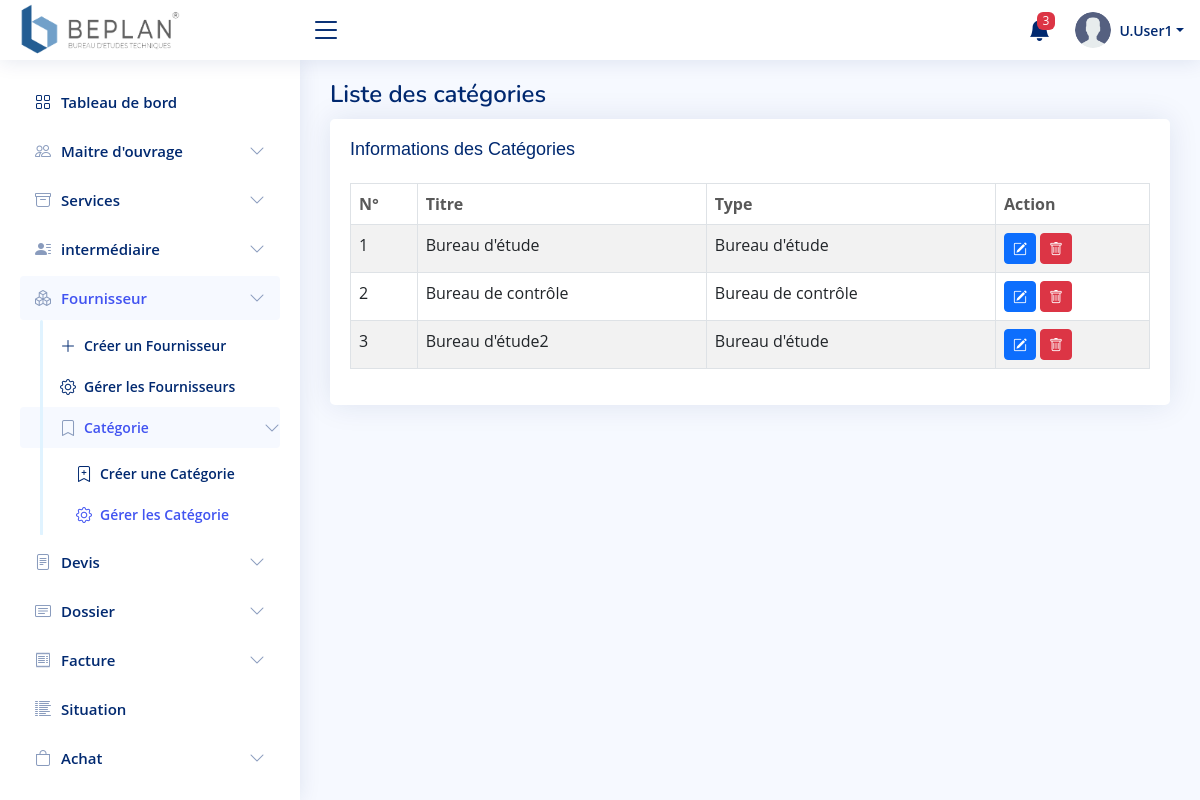
Screenshot of /category-list.php (signed in) with the database file from the repository.
### tables this page shows
CREATE TABLE `users` (
  `id` int(11) NOT NULL,
  `prenom` varchar(50) NOT NULL,
  `nom` varchar(50) NOT NULL,
  `email` varchar(100) DEFAULT NULL,
  `tel` varchar(15) DEFAULT NULL,
  `username` varchar(50) NOT NULL,
  `password` varchar(255) NOT NULL,
  `date` datetime NOT NULL DEFAULT current_timestamp(),
  `last_login` datetime NOT NULL,
  `status` tinyint(1) NOT NULL DEFAULT 1
);

CREATE TABLE `supp_category` (
  `id` int(11) NOT NULL,
  `title` varchar(255) NOT NULL,
  `type` varchar(255) NOT NULL
);

### functions.php (called while the page is built, shortened)
<?php
function getUserRoleId($user_id){
    $cnx = new mysqli(DATABASE_HOST,DATABASE_USER, DATABASE_PASS,DATABASE_NAME);
    $query ="SELECT * FROM `user_role` WHERE `user_id` = $user_id";
    $res = mysqli_query($cnx,$query);
    $row = mysqli_fetch_assoc($res);
    $role_id = $row["role_id"];
    return $role_id;
}
function getUser($user_id){
    $cnx = new mysqli(DATABASE_HOST,DATABASE_USER, DATABASE_PASS,DATABASE_NAME);
    $query = "SELECT * FROM `users` WHERE `id`= '$user_id'";
    $res = mysqli_query($cnx, $query);
    $row = mysqli_fetch_assoc($res);
    return $row;
}
function getNotifCount(){
    $cnx = new mysqli(DATABASE_HOST,DATABASE_USER, DATABASE_PASS,DATABASE_NAME);
    $query = "CALL `sp_getNotifications`();";
    $res = mysqli_query($cnx, $query);
    $num = mysqli_num_rows($res);
    return $num + notifInvNumRows() ;
}
function notifInvNumRows(){
    $cnx = new mysqli(DATABASE_HOST,DATABASE_USER, DATABASE_PASS,DATABASE_NAME);
    $query = "CALL `sp_getInvoiceNotifications`();";
    $res = mysqli_query($cnx, $query);
    $num = mysqli_num_rows($res);
    return $num;
}
function getSuppCatData(){
    $cnx = new mysqli(DATABASE_HOST,DATABASE_USER, DATABASE_PASS,DATABASE_NAME);
    $query = "SELECT * FROM `supp_category`";
    $res = mysqli_query($cnx,$query);
    return $res;
}
?>

### check-role.php (called while the page is built)
<?php
$user_id = $_SESSION['user_id'];
$role_id = getUserRoleId($user_id);
$role = new Role();
$role = $role->getRolePerms($role_id);
?>

### classes/role.class.php (called while the page is built, shortened)
<?php
class Role{
    public $permissions;
    public function __construct()
    {
        $this->permissions=array();
    }
    public static function getRolePerms($roleid){
        $cnx = new mysqli(DATABASE_HOST,DATABASE_USER, DATABASE_PASS,DATABASE_NAME);
        $role = new Role();
        $query = "SELECT t2.perm_desc FROM `role_perm` as t1
                  JOIN `permissions` as t2 ON t1.perm_id = t2.id
                  WHERE t1.role_id = $roleid";
        $res = mysqli_query($cnx,$query);
        while($row = mysqli_fetch_assoc($res)){
            $role->permissions[$row['perm_desc']] = true;
        }
        return $role;
    }
    public function hasPerm($permission){
        return isset($this->permissions[$permission]);
    }
}
?>

### category-list.php (the view, shortened to what this page needs)
<?php
include 'header.php';
?>
<div class="pagetitle">
    <h1>Liste des catégories </h1>
</div>
<section class="section">
    <div class="row">
        <div class="col-lg-12">
            <div class="card">
                <div class="card-body">
                    <h3 class="card-title">Informations des Catégories </h3>
                    <div class="tab-content" id="category-content">
                        <div class="overflow-auto">
                            <div>
                                <table id="suppCatTable" class="table table-hover table-bordered table-striped" style="width:100%">
                                    <thead>
                                        <tr>
                                            <th>
                                                <a href="#">N°</a>
                                            </th>
                                            <th>
                                                <a href="#">Titre</a>
                                            </th>
                                            <th>
                                                <a href="#">Type</a>
                                            </th>
                                            <th>
                                                <a href="#">Action</a>
                                            </th>
                                        </tr>
                                    </thead>
                                    <tbody>
                                        <?php
                                            $res = getSuppCatData();
                                            $check_edit =  ($role->hasPerm('edit broker')) ? "":"hide-element";
                                            $check_delete = ($role->hasPerm('delete broker')) ? "":"hide-element";
                                            $number = 1;
                                            $html = '';
                                            while($row = mysqli_fetch_assoc($res)){
                                                $html .= '<tr>';
                                                $html .= '<td>'.$number.'</td>';
                                                $html .= '<td>'.$row['title'].'</td>';
                                                $html .= '<td>'.$row['type'].'</td>';
                                                $html .= '  <td>
                                                                <a href="javascript:void(0);" data-id="'.$row['id'].'" class="btn btn-primary btn-sm editSuppCatBtn '.$check_edit.' " title="Modifier Catégorie" ><span><i class="bi bi-pencil-square"></i></span></a>
                                                                <a href = "javascript:void(0);" data-id="'.$row['id'].'"  class=" btn btn-danger btn-sm deleteSuppCatBtn '.$check_delete.' " title="Supprimer Catégorie" ><span><i class="bi bi-trash"></i></span></a>
                                                            </td>';
                                                $html .= '</tr>';
                                                $number++;
                                            }
                                            echo $html;
                                        ?>
                                    </tbody>
                                </table>
                            </div>
                        </div>
                    </div>
                </div>
            </div>
        </div>
    </div>
</section>
<?php include 'footer.php'; ?>

### header.php (shortened to what this page needs)
<?php
$page = substr($_SERVER["SCRIPT_NAME"], strrpos($_SERVER["SCRIPT_NAME"], "/") + 1);
include 'functions.php';
include 'check-role.php';
?>
<!DOCTYPE html>
<html lang="en">
<head>
    <link href="https://cdn.jsdelivr.net/npm/bootstrap@5.2.2/dist/css/bootstrap.min.css" rel="stylesheet">
    <link rel="stylesheet" href="css/styles.css">
    <link rel="stylesheet" href="https://cdnjs.cloudflare.com/ajax/libs/font-awesome/6.2.0/css/all.min.css" />
    <link rel="stylesheet" href="https://cdn.jsdelivr.net/npm/bootstrap-icons@1.9.1/font/bootstrap-icons.css">
    <link rel="stylesheet" href="https://cdn.datatables.net/1.12.1/css/jquery.dataTables.min.css">
    <link rel="stylesheet" type="text/css" href="https://cdn.jsdelivr.net/npm/daterangepicker/daterangepicker.css" />
</head>
<body onload="total_R()">
    <header id="header" class="header fixed-top d-flex align-items-center">
        <div class="d-flex align-items-center justify-content-between">
            <a href="#" class="logo d-flex align-items-center">
                <img src="images/BeplanLogo.png" alt="" class="img-fluid">
            </a>
            <i class="bi bi-list toggle-sidebar-btn"></i>
        </div>
        <nav class="header-nav ms-auto">
            <ul class="d-flex align-items-center">
                <a class="nav-link nav-icon <?= ($role->hasPerm('show notifications')) ? "" : "hide-element" ?>" href="notifications.php" title="Notification">
                    <i class="bi bi-bell-fill"></i>
                    <span class="badge bg-danger badge-number <?= (getNotifCount() == "0") ? "hide-element" : ''; ?> "><?= getNotifCount() ?></span>
                </a>
                <li class="nav-item dropdown pe-3">
                    <a class="nav-link nav-profile d-flex align-items-center pe-0" href="#" data-bs-toggle="dropdown">
                        <img src="images/userImage.png" alt="Profile" class="img-fluid rounded-circle">
                        <?php
                            $user_id = $_SESSION["user_id"];
                            $userInfo = getUser($user_id);
                        ?>
                        <span class="d-none d-md-block dropdown-toggle ps-2"><?= ucfirst(str_split($userInfo["prenom"])[0]) . '.' . ucfirst($userInfo['nom']);?></span>
                    </a>
                </li>
            </ul>
        </nav>
    </header>
    <aside id="sidebar" class="sidebar">
        <ul class="sidebar-nav" id="sidebar-nav">
            <li class="nav-item">
                <a class="nav-link <?= $page == 'dashboard.php' ? 'active' : '' ?> " href="dashboard.php">
                    <i class="bi bi-grid"></i>
                    <span>Tableau de bord</span>
                </a>
            </li>
            <li class="nav-item <?= ($role->hasPerm('show client') || $role->hasPerm('create client')) ? "" : "hide-element" ?> ">
                <a class="nav-link collapsed <?= $page == 'customer-add.php' || $page == 'customer-view.php' ? 'active' : '' ?> " data-bs-target="#customers-nav" data-bs-toggle="collapse" href="#">
                    <i class="bi bi-people"></i><span>Maitre d'ouvrage </span><i class="bi bi-chevron-down ms-auto"></i>
                </a>
            </li>
            <li class="nav-item <?= ($role->hasPerm('show service') || $role->hasPerm('create service')) ? "" : "hide-element" ?>">
                <a class="nav-link collapsed <?= $page == 'services.php' || $page == 'services-view.php' ? 'active' : '' ?>" data-bs-target="#services-nav" data-bs-toggle="collapse" href="#">
                    <i class="bi bi-archive"></i><span>Services</span><i class="bi bi-chevron-down ms-auto"></i>
                </a>
            </li>
            <li class="nav-item <?= ($role->hasPerm('show broker') || $role->hasPerm('create broker')) ? "" : "hide-element" ?>">
                <a class="nav-link collapsed <?= $page == 'broker.php' || $page == 'broker-view.php' ? 'active' : '' ?>" data-bs-target="#broker-nav" data-bs-toggle="collapse" href="#">
                    <i class="bi bi-person-lines-fill"></i><span>intermédiaire</span><i class="bi bi-chevron-down ms-auto"></i>
                </a>
            </li>
            <li class="nav-item ">
                <a class="nav-link collapsed <?= $page == 'supplier.php' || $page == 'supplier-list.php' || $page == 'category.php' || $page == 'category-list.php' ? 'active' : '' ?>" data-bs-target="#supplier-nav" data-bs-toggle="collapse" href="#">
                    <i class="bi bi-boxes"></i><span>Fournisseur</span><i class="bi bi-chevron-down ms-auto"></i>
                </a>
                <ul id="supplier-nav" class="nav-content collapse <?= $page == 'supplier.php' || $page == 'supplier-list.php' || $page == 'category.php' || $page == 'category-list.php' ? 'show' : '' ?>" data-bs-parent="#sidebar-nav">
                    <li>
                        <a href="supplier.php" class="<?= $page == 'supplier.php' ? 'active' : '' ?>">
                            <i class="bi bi-plus-lg"></i><span>Créer un Fournisseur</span>
                        </a>
                    </li>
                    <li>
                        <a href="supplier-list.php" class="<?= $page == 'supplier-list.php' ? 'active' : '' ?>">
                            <i class="bi bi-gear"></i><span>Gérer les Fournisseurs</span>
                        </a>
                    </li>
                    <li class="nav-item ">
                        <a class="nav-link collapsed <?= $page == 'category.php' || $page == 'category-list.php' ? 'active' : '' ?>" data-bs-target="#cat-nav" data-bs-toggle="collapse" href="#">
                            <i class="bi bi-bookmark"></i><span>Catégorie</span><i class="bi bi-chevron-down ms-auto"></i>
                        </a>
                        <ul id="cat-nav" class="nav-content collapse <?= $page == 'category.php' || $page == 'category-list.php' ? 'show' : '' ?>" data-bs-parent="#supplier-nav">
                            <li>
                                <a href="category.php" class="ms-3 <?= $page == 'category.php' ? 'active' : '' ?>">
                                    <i class="bi bi-bookmark-plus"></i><span>Créer une Catégorie</span>
                                </a>
                            </li>
                            <li>
                                <a href="category-list.php" class="ms-3 <?= $page == 'category-list.php' ? 'active' : '' ?>">
                                    <i class="bi bi-gear"></i><span>Gérer les Catégorie</span>
                                </a>
                            </li>
                        </ul>
                    </li>
                </ul>
            </li>
            <li class="nav-item <?= ($role->hasPerm('show devis') || $role->hasPerm('create devis')) ? "" : "hide-element" ?>">
                <a class="nav-link collapsed <?= $page == 'devis.php' || $page == 'devis-view.php' || $page == 'devis-edit.php' || $page == 'devis-show.php' || $page =='payments.php' || $page == 'payment-create.php' ? 'active' : '' ?>" data-bs-target="#devis-nav" data-bs-toggle="collapse" href="#">
                    <i class="bi bi-file-text"></i><span>Devis</span><i class="bi bi-chevron-down ms-auto"></i>
                </a>
            </li>
            <li class="nav-item">
                <a class="nav-link collapsed <?= $page == 'dossier.php' || $page == 'dossier-view.php' || $page == 'dossier-show.php'  ? 'active' : '' ?>" " data-bs-target="#dossier-nav" data-bs-toggle="collapse" href="#">
                    <i class="bi bi-card-text"></i><span>Dossier</span><i class="bi bi-chevron-down ms-auto"></i>
                </a>
            </li>
            <li class="nav-item <?= ($role->hasPerm('show invoice') || $role->hasPerm('create invoice')) ? "" : "hide-element" ?>">
                <a class="nav-link collapsed <?= $page == 'invoice-create.php' || $page == 'invoice-list.php' || $page == 'invoice-edit.php' || $page == 'invoice-view.php'  ? 'active' : '' ?>" data-bs-target="#facture-nav" data-bs-toggle="collapse" href="#">
                    <i class="bi bi-receipt"></i><span>Facture</span><i class="bi bi-chevron-down ms-auto"></i>
                </a>
            </li>
            <li class="nav-item">
                <a class="nav-link collapsed <?= $page == 'situation-list.php' ? 'active' : '' ?> <?= ($role->hasPerm('show situation')) ? "" : "hide-element" ?>" href="situation-list.php">
                    <i class="bi bi-list-columns-reverse"></i>
                    <span>Situation</span>
                </a>
            </li>
            <li class="nav-item <?= ($role->hasPerm('show purchase') || $role->hasPerm('create purchase')) ? "" : "hide-element" ?>">
                <a class="nav-link collapsed <?= $page == 'purchase-create.php' || $page == 'purchase-list.php' || $page == 'purchase-edit.php'   ? 'active' : '' ?>" data-bs-target="#purchase-nav" data-bs-toggle="collapse" href="#">
                    <i class="bi bi-bag"></i><span>Achat</span><i class="bi bi-chevron-down ms-auto"></i>
                </a>
            </li>
            <li class="nav-item">
                <a class="nav-link collapsed <?= $page == 'role-list.php' || $page == 'role-create.php' ? 'active' : '' ?> <?= ($role->hasPerm('show role')) ? "" : "hide-element" ?>" href="role-list.php">
                    <i class="bi bi-diagram-3"></i>
                    <span>Role</span>
                </a>
            </li>
        </ul>
    </aside>
    <main id="main" class="main">

### rows the page displays
users: prenom "U", nom "User1"
supp_category: title "Bureau d'étude", type "Bureau d'étude"
supp_category: title "Bureau de contrôle", type "Bureau de contrôle"
supp_category: title "Bureau d'étude2", type "Bureau d'étude"

### other values shown
getNotifCount() "3"
